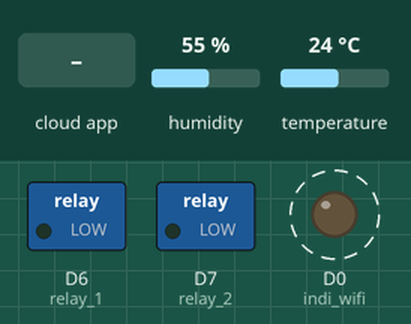
Simulated run of this sketch. Board: ESP8266 (NodeMCU). Parts: switched loads named in the sketch (green lamp = pin HIGH), output pins drawn as LEDs (lit = HIGH). Dashed ring = blinking. The inputs (shaded band) are chosen by the test bench; at power-on: humidity 55 %, temperature 24 °C. WiFi joins after 1.5 s; servers stay silent unless stated; the Firebase database answers and starts empty; what the sketch prints to the serial monitor is not drawn.

Above: at 2.8 s.
2.9 s: the phone or cloud app sets Lampu_1 to 1
At 4.1 s:
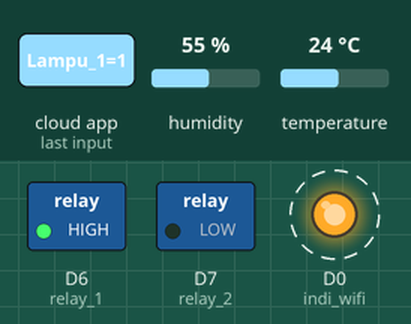
6.5 s: the phone or cloud app sets Lampu_2 to 1
At 7.5 s:
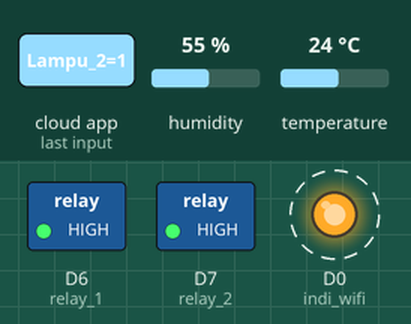
10.0 s: the phone or cloud app sets Lampu_1 to 0
At 10.9 s:
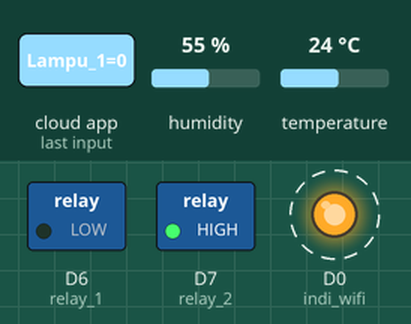
13.5 s: the phone or cloud app sets Lampu_2 to 0
At 14.3 s:
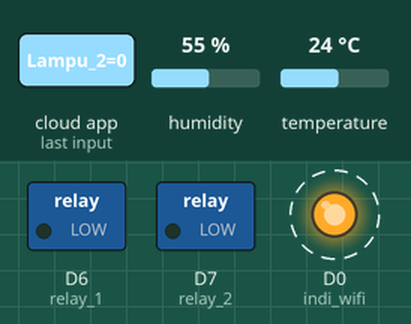
Timing chart, 0 to 19.5 s (numbered marks = the images above; inputs shaded):
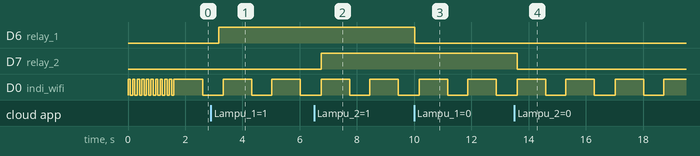

Measured:
- after the input at 2.9 s, D6 (relay_1): LOW → HIGH after 0.28 s
- after the input at 6.5 s, D7 (relay_2): LOW → HIGH after 0.25 s
- after the input at 10.0 s, D6 (relay_1): HIGH → LOW at once
- after the input at 13.5 s, D7 (relay_2): HIGH → LOW after 0.10 s
- by itself, D0 (indi_wifi): alternates HIGH for 1.0 s and LOW for 0.70 s

The sketch:

demo_iot_smarthome.ino
```cpp
// firebase
#include "FirebaseESP8266.h"
#include <ESP8266WiFi.h>
// Set these to run example.
#define FIREBASE_HOST "monitoring-dht11.firebaseio.com"
#define FIREBASE_AUTH "S7zLD1Y9zpWt4BTn0kuRZKLPXgkNaUupTXDjZOv8"
#define WIFI_SSID "Robotic_Garage"
#define WIFI_PASSWORD "robotic77"
#define indi_wifi D0
FirebaseData firebaseData;
//relay
#define relay_1 D6
#define relay_2 D7
//dht11
#include "DHT.h"        // including the library of DHT11 temperature and humidity sensor
#define DHTTYPE DHT11   // DHT 11
#define dht_dpin D5
DHT dht(dht_dpin, DHTTYPE);

void setup() {
  // put your setup code here, to run once:
Serial.begin(9600);
  dht.begin();
  pinMode(relay_1,OUTPUT);
  pinMode(relay_2,OUTPUT);
  pinMode(indi_wifi, OUTPUT);

//WiFi
  WiFi.begin(WIFI_SSID, WIFI_PASSWORD);
  Serial.print("Connecting to Wi-Fi");
  while (WiFi.status() != WL_CONNECTED)
  {
    digitalWrite(indi_wifi,HIGH);
    delay(80);
    digitalWrite(indi_wifi,LOW);
    delay(80);
  }
  Serial.println();
  Serial.print("Connected with IP: ");
  Serial.println(WiFi.localIP());
  Serial.println();

  Firebase.begin(FIREBASE_HOST, FIREBASE_AUTH);
  //Firebase.setInt(firebaseData,"Lampu_1",0);
  Firebase.reconnectWiFi(true);

}

void loop() {
if (WiFi.status() == WL_CONNECTED)
  {
    digitalWrite(indi_wifi,HIGH);
    delay(1000);
    digitalWrite(indi_wifi,LOW);
    delay(100);
  }
 float h = dht.readHumidity();
 float t = dht.readTemperature();
 // set value
  Firebase.setFloat(firebaseData,"suhu",t);
  Firebase.setFloat(firebaseData,"kelembaban_udara",h);

  // lamp1 control
  String lamp1;
  Firebase.getString(firebaseData,"Lampu_1");
  lamp1=firebaseData.stringData();
  if(lamp1=="0"){
    digitalWrite(relay_1,LOW);;
  }
    if(lamp1=="1"){
      digitalWrite(relay_1,HIGH);
  }
  // lamp2 control
  String lamp2;
  Firebase.getString(firebaseData,"Lampu_2");
  lamp2=firebaseData.stringData();
  if(lamp2=="0"){
    digitalWrite(relay_2,LOW);
 }
    if(lamp2=="1"){
      digitalWrite(relay_2,HIGH);
 }
}
```
